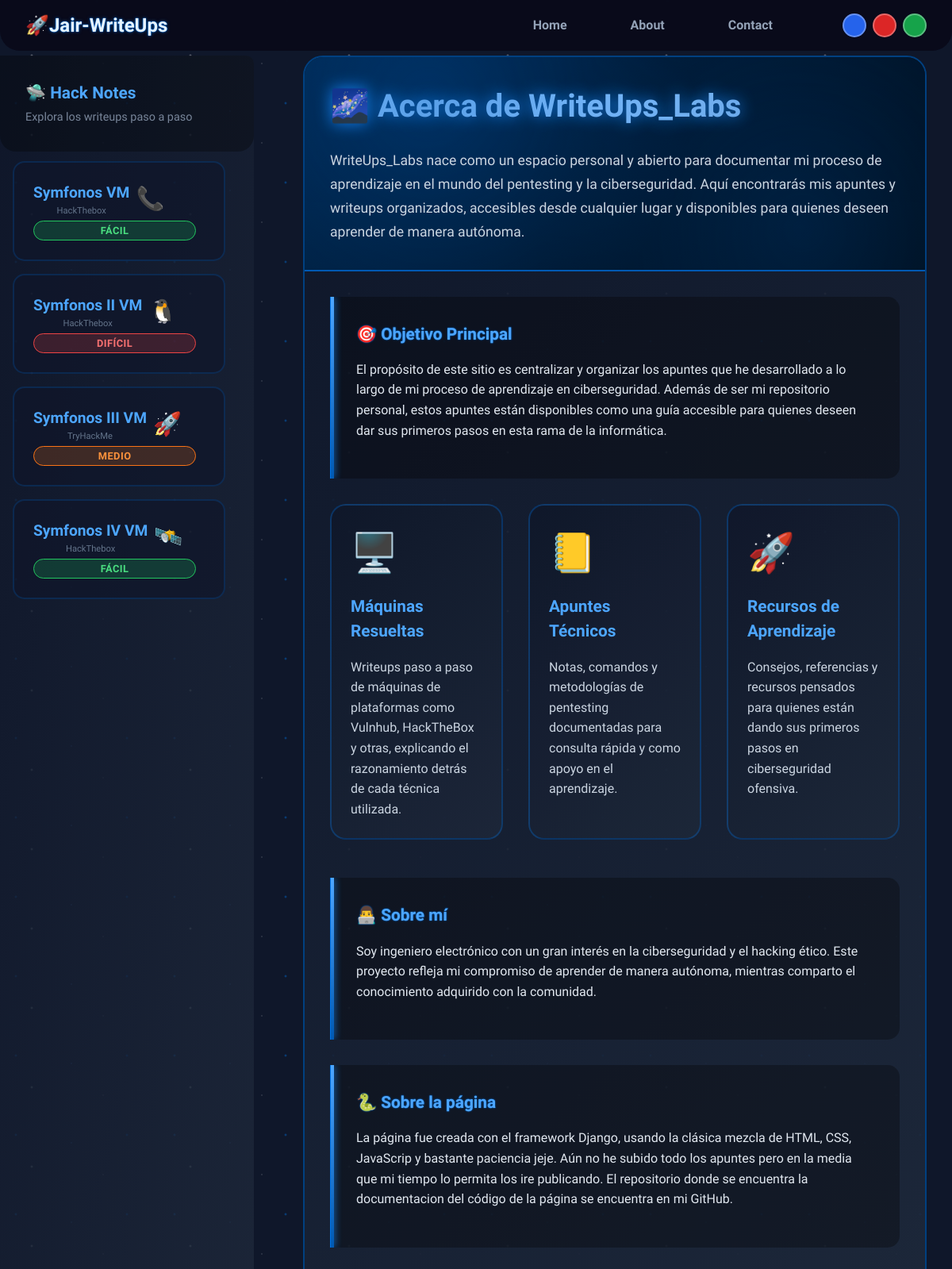
The page /about/ on the database its author committed.
### about/models.py (models this page shows, shortened)
class AboutPage(models.Model):
    titulo = models.CharField(max_length=200)
    emoji = models.CharField(max_length=10, help_text="Ejemplo: 🚀")
    descripcion = models.TextField()

class Card(models.Model):
    SECCION_CHOICES = [
        ("principal", "Card Principal"),
        ("tres", "Grupo de 3 Cards"),
        ("dos", "Grupo de 2 Cards"),
    ]
    about_page = models.ForeignKey(AboutPage, on_delete=models.CASCADE, related_name="cards")
    titulo = models.CharField(max_length=200)
    emoji = models.CharField(max_length=10, help_text="Ejemplo: 💡")
    descripcion = models.TextField()
    seccion = models.CharField(max_length=20, choices=SECCION_CHOICES)

### about/views.py (the view)
# urls.py: path('', about_view, name="about"),
def about_view(request):
    about_page = AboutPage.objects.first()
    cards_principal = about_page.cards.filter(seccion="principal")
    cards_tres = about_page.cards.filter(seccion="tres")
    cards_dos = about_page.cards.filter(seccion="dos")
    return render(request, "about.html", {
        "about_page": about_page,
        "cards_principal": cards_principal,
        "cards_tres": cards_tres,
        "cards_dos": cards_dos,
    })

### machines/context_processors.py (called while the page is built)
def base_url(request):
    return {
        "BASE_URL": settings.BASE_URL
    }

### about/templates/about.html
{% extends "base.html" %}
{% block content %}
<div class="page-content">
    <div class="machine-page">
        <div class="machine-page-header">
            <h1 class="machine-page-title"> {{ about_page.emoji }} {{ about_page.titulo }}</h1>
            <div style="margin-top: 1.5rem;">
                <p class="machine-description">
                    {{ about_page.descripcion }}
                </p>
            </div>
        </div>
        <div class="p-4 md:p-8 notes-section">
            {% for card in cards_principal %}
              <div class="step">
                <h3 class="step-title">{{ card.emoji }} {{ card.titulo }}</h3>
                <p class="step-content">{{ card.descripcion }}</p>
              </div>
            {% endfor %}
			<div class="features-grid">
			  {% for card in cards_tres %}
			    <div class="feature-card">
                    <span class="feature-icon">{{ card.emoji }} </span>
                    <h3 class="feature-title">{{ card.titulo }}</h3>
			        <p class="feature-description">{{ card.descripcion }}</p>
			    </div>
			  {% endfor %}
			</div>
			{% for card in cards_dos %}
			  <div class="step">
			    <h3 class="step-title">{{ card.emoji }} {{ card.titulo }}</h3>
			    <p class="step-content">{{ card.descripcion }}</p>
			  </div>
			{% endfor %}
        </div>
    </div>
</div>
{% endblock %}

### templates/base.html (shortened to what this page needs)
{% load static %}
<!DOCTYPE html>
<html lang="es">
<head>
	<link rel="stylesheet" href="{% static 'css/styles_main.css' %}">
	<link rel="stylesheet" href="{% static 'css/styles_header.css' %}">
	<link rel="stylesheet" href="{% static 'css/styles_sidebar.css' %}">
	<link rel="stylesheet" href="{% static 'css/styles_main_content.css' %}">
	<link rel="stylesheet" href="{% static 'css/styles_home_page.css' %}">
	<link rel="stylesheet" href="{% static 'css/styles_machine_page.css' %}">
    <script src="https://cdn.tailwindcss.com"></script>
</head>
<body data-theme="blue">
	{% include "includes/header.html" %}
    {% include "includes/sidebar.html" %}
    <main class="relative z-10 min-h-screen pt-[70px] px-0 sm:px-8 lg:ml-[350px]">
        <div class="w-full max-w-[1000px] mx-auto">
	        {% block content %}
	        {% endblock %}
        </div>
    </main>
</body>

### templates/includes/header.html (shortened to what this page needs)
<header class="fixed top-0 left-0 right-0 z-50 bg-[rgba(10,10,26,0.95)] backdrop-blur-[20px] rounded-b-[25px]">
  <div class="flex justify-between items-center px-4 sm:px-8 py-4 max-w-[1400px] mx-auto">
   <div class="flex items-center gap-2 text-2xl font-extrabold text-primary-400 font-orbitron">
	 <div class="flex logo">
        Jair-WriteUps
	 </div>
    </div>
    <nav class="nav-menu hidden lg:flex items-center gap-8">
      <ul class="flex items-center gap-8">
        <li><a href="{% url 'home' %}" class="nav-link">Home</a></li>
        <li><a href="{% url 'about' %}" class="nav-link">About</a></li>
        <li><a href="{% url 'contact' %}" class="nav-link">Contact</a></li>
      </ul>
      <div class="flex items-center gap-2 ml-8">
        <button class="theme-btn theme-blue" onclick="setTheme('blue')" title="Blue Space"></button>
        <button class="theme-btn theme-red" onclick="setTheme('red')" title="Red Nebula"></button>
        <button class="theme-btn theme-green" onclick="setTheme('green')" title="Green Galaxy"></button>
      </div>
    </nav>
  </div>
</header>

### templates/includes/sidebar.html (shortened to what this page needs)
<aside  id="sidebar" class="overflow-y-auto overflow-x-visible fixed top-[70px] left-0 h-[calc(100vh-70px)] w-80 bg-gradient-to-br from-[#0f172a]/95 to-[#1e293b]/95 lg:from-[#0f172a]/80 lg:to-[#1e293b]/80 rounded-tr-[10px] rounded-br-[10px] overflow-hidden transform -translate-x-full lg:translate-x-0 transition-transform duration-300 z-40">
    <div class="p-8 bg-black/30 relative z-10 rounded-b-[20px]">
        <h2 class="sidebar-title mb-1">🛸 Hack Notes</h2>
        <p class="sidebar-subtitle">Explora los writeups paso a paso</p>
    </div>
    <nav id="machine-list" class=" mt-3 ml-3 w-[85%] z-10 flex flex-col pl-1">
    </nav>
</aside>

### static/css/styles_main.css (style rules this page uses)
:root { --primary-50: #e6f3ff; --primary-100: #b3d9ff; --primary-200: #80bfff; --primary-300: #4da6ff; --primary-400: #1a8cff; --primary-500: #0073e6; --primary-600: #0059b3; --primary-700: #004080; --primary-800: #00264d; --primary-900: #000d1a; --primary-shadow: 0, 115, 230; }
* { margin: 0; padding: 0; box-sizing: border-box; }
body { font-family: 'Exo 2', sans-serif; background: #0f172a; color: #e2e8f0; min-height: 100vh; overflow-x: hidden; position: relative; }
body::before { content: ''; position: fixed; top: 0; left: 0; width: 100%; height: 100%; background-image: radial-gradient(2px 2px at 20px 30px, var(--primary-400), transparent), radial-gradient(2px 2px at 40px 70px, rgba(255, 255, 255, 0.8), transparent), radial-gradient(1px 1px at 90px 40px, var(--primary-300), transparent), radial-gradient(1px 1px at 130px 80px, rgba(255, 255, 255, 0.6), transparent), radial-gradient(2px 2px at 160px 30px, var(--primary-500), transparent); background-repeat: repeat; background-size: 200px 100px; animation: twinkle 8s linear infinite; z-index: -1; opacity: 0.6; }

### static/css/styles_header.css (style rules this page uses)
.logo { font-family: 'Orbitron', monospace; font-size: 1.5rem; font-weight: 900; color: var(--primary-50); text-shadow: 0 0 1px var(--primary-500), 0 0 2px var(--primary-600), 0 0 4px var(--primary-700); }
.logo::before { content: '🚀'; text-shadow: none; animation: rocket-pulse 2s ease-in-out infinite; }
.nav-menu { display: flex; list-style: none; gap: 2rem; align-items: center; }
.nav-menu a { color: #94a3b8; text-decoration: none; font-weight: 600; padding: 0.7rem 1.5rem; border-radius: 25px; transition: all 0.3s ease; }
.nav-menu a::before { position: absolute; top: 0; left: -100%; width: 100%; height: 100%; transition: left 0.5s; }
.theme-btn { width: 30px; height: 30px; border-radius: 50%; border: 2px solid rgba(255, 255, 255, 0.3); cursor: pointer; transition: all 0.3s ease; position: relative; }
.theme-btn::before { content: ''; position: absolute; inset: -4px; border-radius: 50%; background: conic-gradient(from 0deg, transparent, currentColor, transparent); opacity: 0; transition: opacity 0.3s ease; }
.theme-blue { background-color: #2563eb;color: #2563eb; }
.theme-red { background-color: #dc2626; color: #dc2626; }
.theme-green { background-color: #16a34a; color: #16a34a; }

### static/css/styles_sidebar.css (style rules this page uses)
.sidebar-title { font-family: 'Orbitron', monospace; font-size: 1.3rem; font-weight: 700; color: var(--primary-300); }
.sidebar-subtitle { color: #94a3b8; font-size: 0.9rem; opacity: 0.8; }

### static/css/styles_main_content.css (style rules this page uses)
.page-content { animation: fadeInUp 0.6s ease-out; }

### static/css/styles_home_page.css (style rules this page uses)
.features-grid { display: grid; gap: 2rem; margin-bottom: 3rem; justify-content: center; }
@media (min-width: 640px) { .features-grid { grid-template-columns: repeat(auto-fit, minmax(300px, 1fr)); max-width: calc(2 * 300px + 2rem); } }
@media (min-width: 1024px) { .features-grid { grid-template-columns: repeat(3, 1fr); max-width: none; justify-content: stretch; } }
.feature-card { background: linear-gradient(135deg, rgba(15, 23, 42, 0.8) 0%, rgba(30, 41, 59, 0.8) 100%); border: 2px solid color-mix(in srgb, var(--primary-500) 30%, transparent); border-radius: 20px; padding: 1.5rem; transition: all 0.4s ease; position: relative; overflow: hidden; }
.feature-card::before { content: ''; position: absolute; top: 0; left: 0; right: 0; height: 100%; background: radial-gradient(circle at center, var(--primary-700) 0%, transparent 70%); opacity: 0; transition: opacity 0.4s ease; }
.feature-icon { font-size: 3rem; margin-bottom: 1rem; display: block; }
.feature-title { font-family: 'Orbitron', monospace; font-size: 1.3rem; font-weight: 700; color: var(--primary-300); margin-bottom: 1rem; }
.feature-description { color: #cbd5e1; line-height: 1.6; position: relative; z-index: 1; }

### rows shown on the page
AboutPage: emoji "🌌", titulo "Acerca de WriteUps_Labs", descripcion "WriteUps_Labs nace como un espacio personal y abierto para documentar mi proceso de aprendizaje en el mundo del pentesting y la ciberseguridad. Aquí encontrarás mis apuntes y writeups organizados, accesibles desde cualquier lugar y disponibles para quienes deseen aprender de manera autónoma."
Card: emoji "🎯", titulo "Objetivo Principal", descripcion "El propósito de este sitio es centralizar y organizar los apuntes que he desarrollado a lo largo de mi proceso de aprendizaje en ciberseguridad. Además de ser mi repositorio personal, estos apuntes están disponibles como una guía accesible para quienes deseen dar sus primeros pasos en esta rama de la informática."
Card: emoji "🖥️", titulo "Máquinas Resueltas", descripcion "Writeups paso a paso de máquinas de plataformas como Vulnhub, HackTheBox y otras, explicando el razonamiento detrás de cada técnica utilizada."
Card: emoji "📒", titulo "Apuntes Técnicos", descripcion "Notas, comandos y metodologías de pentesting documentadas para consulta rápida y como apoyo en el aprendizaje."
Card: emoji "🚀", titulo "Recursos de Aprendizaje", descripcion "Consejos, referencias y recursos pensados para quienes están dando sus primeros pasos en ciberseguridad ofensiva."
Card: emoji "👨‍💻", titulo "Sobre mí", descripcion "Soy ingeniero electrónico con un gran interés en la ciberseguridad y el hacking ético. Este proyecto refleja mi compromiso de aprender de manera autónoma, mientras comparto el conocimiento adquirido con la comunidad."
Card: emoji "🐍", titulo "Sobre la página", descripcion "La página fue creada con el framework Django, usando la clásica mezcla de HTML, CSS, JavaScrip y bastante paciencia jeje. Aún no he subido todo los apuntes pero en la media que mi tiempo lo permita los ire publicando. El repositorio donde se encuentra la documentacion del código de la página se encuentra en mi GitHub."
